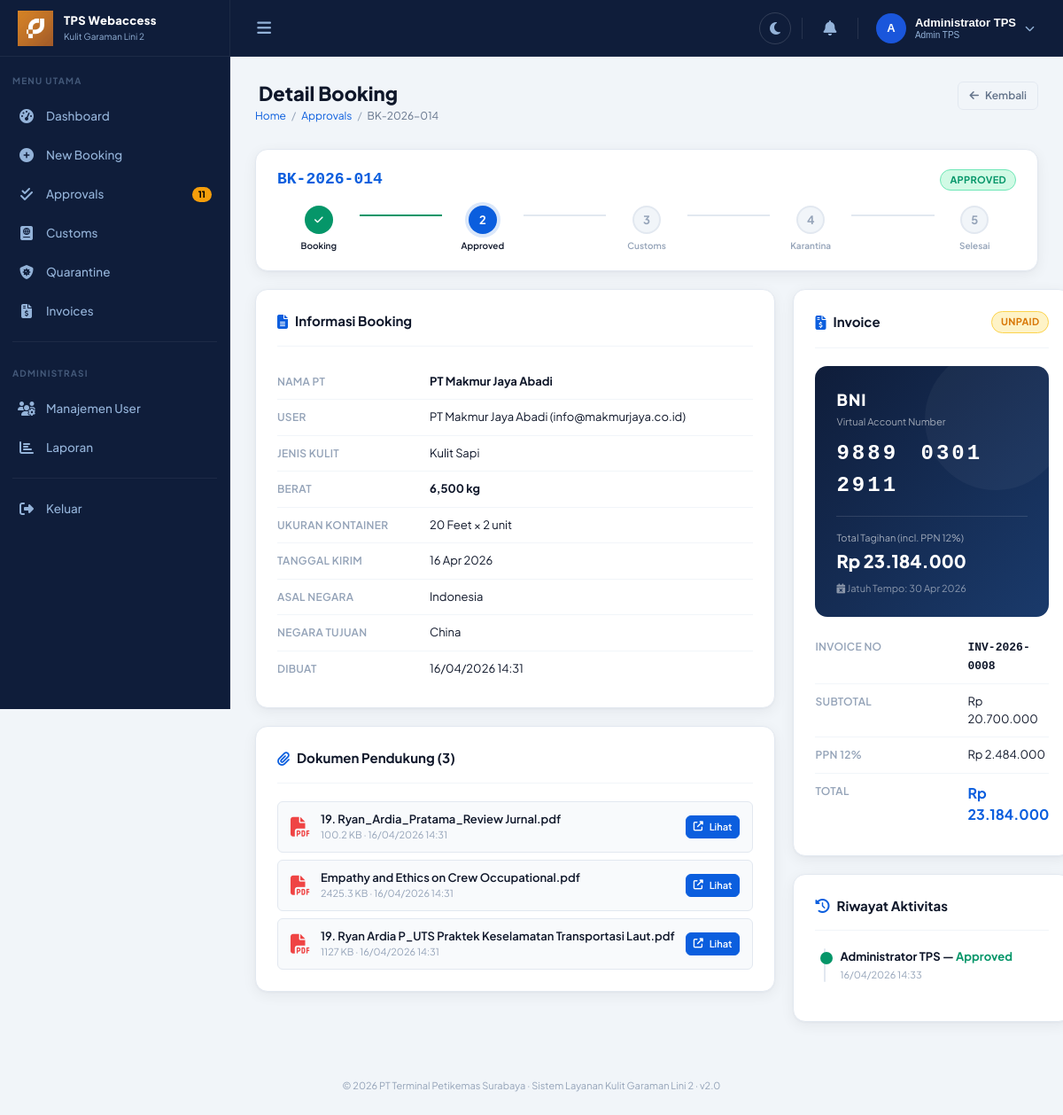
/pages/booking_detail.php?id=360 (signed in), run on the app's committed database.
### tables this page shows
CREATE TABLE bookings (id INTEGER PRIMARY KEY AUTOINCREMENT, booking_no TEXT UNIQUE NOT NULL, user_id INTEGER, nama_pt TEXT NOT NULL, jenis_kulit TEXT NOT NULL, berat REAL NOT NULL, ukuran_kontainer TEXT NOT NULL, jumlah_kontainer INTEGER DEFAULT 1, tanggal_kirim DATE NOT NULL, asal_negara TEXT DEFAULT 'Indonesia', tujuan_negara TEXT, catatan TEXT, status TEXT DEFAULT 'pending', created_at DATETIME DEFAULT CURRENT_TIMESTAMP, updated_at DATETIME DEFAULT CURRENT_TIMESTAMP, FOREIGN KEY(user_id) REFERENCES users(id));

CREATE TABLE users (id INTEGER PRIMARY KEY AUTOINCREMENT, username TEXT UNIQUE NOT NULL, password TEXT NOT NULL, full_name TEXT NOT NULL, role TEXT NOT NULL DEFAULT 'user', company TEXT, email TEXT, phone TEXT, avatar_color TEXT DEFAULT '#0b5ede', dark_mode INTEGER DEFAULT 0, is_active INTEGER DEFAULT 1, reset_token TEXT, reset_token_expiry DATETIME, last_login DATETIME, created_at DATETIME DEFAULT CURRENT_TIMESTAMP);

CREATE TABLE booking_documents (id INTEGER PRIMARY KEY AUTOINCREMENT, booking_id INTEGER NOT NULL, filename TEXT NOT NULL, original_name TEXT NOT NULL, file_size INTEGER DEFAULT 0, file_type TEXT, uploaded_by INTEGER, doc_type TEXT DEFAULT 'pendukung', created_at DATETIME DEFAULT CURRENT_TIMESTAMP);

CREATE TABLE invoices (id INTEGER PRIMARY KEY AUTOINCREMENT, booking_id INTEGER NOT NULL, invoice_no TEXT UNIQUE NOT NULL, subtotal REAL NOT NULL, tax REAL NOT NULL DEFAULT 0, total_amount REAL NOT NULL, status TEXT DEFAULT 'unpaid', payment_method TEXT, payment_va_number TEXT, payment_bank TEXT, due_date DATE, paid_at DATETIME, created_at DATETIME DEFAULT CURRENT_TIMESTAMP);

CREATE TABLE approvals (id INTEGER PRIMARY KEY AUTOINCREMENT, booking_id INTEGER NOT NULL, approved_by INTEGER, action TEXT NOT NULL, catatan TEXT, created_at DATETIME DEFAULT CURRENT_TIMESTAMP);

### pages/booking_detail.php (the view, shortened to what this page needs)
<?php
require_once '../includes/config.php';
$db=getDB(); $u=user();
$id=(int)($_GET['id']??0);
$stmt=$db->prepare("SELECT b.*,u.full_name as uname,u.email as uemail,u.company FROM bookings b LEFT JOIN users u ON b.user_id=u.id WHERE b.id=?");
$stmt->execute([$id]); $b=$stmt->fetch();
$docs  = $db->prepare("SELECT * FROM booking_documents WHERE booking_id=? ORDER BY created_at"); $docs->execute([$id]); $docs=$docs->fetchAll();
$alog  = $db->prepare("SELECT a.*,u.full_name FROM approvals a LEFT JOIN users u ON a.approved_by=u.id WHERE a.booking_id=? ORDER BY a.created_at"); $alog->execute([$id]); $alog=$alog->fetchAll();
$inv   = $db->prepare("SELECT * FROM invoices WHERE booking_id=?"); $inv->execute([$id]); $inv=$inv->fetch();
$stepsMap=['pending'=>0,'approved'=>1,'customs'=>2,'quarantine'=>3,'completed'=>4];
$curStep=isset($stepsMap[$b['status']])?$stepsMap[$b['status']]:-1;
$isRej=$b['status']==='rejected';
include '../includes/layout.php';
?>
<div class="page-hero fade-in">
  <div class="page-hero-inner">
    <div>
      <div class="page-title"><i class="fas fa-file-search" style="color:var(--primary)"></i> Detail Booking</div>
      <div class="breadcrumb">
        <a href="dashboard.php">Home</a><span class="breadcrumb-sep">/</span>
        <?php if(isRole('user')): ?><a href="my_bookings.php">Status Booking</a><?php else: ?><a href="approvals.php">Approvals</a><?php endif; ?>
        <span class="breadcrumb-sep">/</span><span class="breadcrumb-current"><?= htmlspecialchars($b['booking_no']) ?></span>
      </div>
    </div>
    <div style="display:flex;gap:8px">
      <?php if(isRole('user')): ?>
      <a href="my_bookings.php" class="btn btn-secondary btn-sm"><i class="fas fa-arrow-left"></i> Kembali</a>
      <?php else: ?>
      <a href="approvals.php" class="btn btn-secondary btn-sm"><i class="fas fa-arrow-left"></i> Kembali</a>
      <?php endif; ?>
    </div>
  </div>
</div>
<div class="card fade-in" style="padding:20px 24px">
  <div style="display:flex;align-items:center;justify-content:space-between;margin-bottom:16px;flex-wrap:wrap;gap:8px">
    <span style="font-size:18px;font-weight:800;color:var(--primary);font-family:var(--font-mono)"><?= htmlspecialchars($b['booking_no']) ?></span>
    <?= badge($b['status']) ?>
  </div>
  <?php if(!$isRej): ?>
  <div class="step-bar">
    <?php $steps=[['Booking','fa-file-alt'],['Approved','fa-check-double'],['Customs','fa-passport'],['Karantina','fa-shield-virus'],['Selesai','fa-trophy']];
    foreach($steps as $si=>$st): $isDone=$curStep>$si; $isCur=$curStep===$si; ?>
    <div class="step-item <?= $isDone?'done':($isCur?'active':'') ?>" style="flex:1">
      <div class="step-circle <?= $isDone?'done':($isCur?'active':'pending') ?>">
        <?php if($isDone) echo '<i class="fas fa-check" style="font-size:11px"></i>'; else echo ($si+1); ?>
      </div>
      <div class="step-lbl"><?= $st[0] ?></div>
    </div>
    <?php if($si<count($steps)-1): ?><div class="step-line <?= $isDone?'done':'' ?>"></div><?php endif; endforeach; ?>
  </div>
  <?php else: ?>
  <div class="alert alert-danger" style="margin:0"><i class="fas fa-times-circle"></i><div><strong>Booking Ditolak</strong><?php $lr=end($alog); if($lr&&$lr['action']==='reject') echo ' — '.htmlspecialchars($lr['catatan']); ?></div></div>
  <?php endif; ?>
</div>
<div style="display:grid;grid-template-columns:3fr 2fr;gap:20px;align-items:start">
  <div>
    <div class="card fade-in fade-in-1">
      <div class="card-header"><div class="card-title"><i class="fas fa-file-alt"></i> Informasi Booking</div></div>
      <div class="info-row"><div class="info-lbl">Nama PT</div><div class="info-val"><strong><?= htmlspecialchars($b['nama_pt']) ?></strong></div></div>
      <div class="info-row"><div class="info-lbl">User</div><div class="info-val"><?= htmlspecialchars($b['uname']??'-') ?> (<?= htmlspecialchars($b['uemail']??'-') ?>)</div></div>
      <div class="info-row"><div class="info-lbl">Jenis Kulit</div><div class="info-val"><?= htmlspecialchars($b['jenis_kulit']) ?></div></div>
      <div class="info-row"><div class="info-lbl">Berat</div><div class="info-val"><strong><?= number_format($b['berat']) ?> kg</strong></div></div>
      <div class="info-row"><div class="info-lbl">Ukuran Kontainer</div><div class="info-val"><?= htmlspecialchars($b['ukuran_kontainer']) ?> × <?= $b['jumlah_kontainer'] ?> unit</div></div>
      <div class="info-row"><div class="info-lbl">Tanggal Kirim</div><div class="info-val"><?= fmtDate($b['tanggal_kirim']) ?></div></div>
      <div class="info-row"><div class="info-lbl">Asal Negara</div><div class="info-val"><?= htmlspecialchars($b['asal_negara']??'-') ?></div></div>
      <div class="info-row"><div class="info-lbl">Negara Tujuan</div><div class="info-val"><?= htmlspecialchars($b['tujuan_negara']??'-') ?></div></div>
      <div class="info-row"><div class="info-lbl">Dibuat</div><div class="info-val"><?= date('d/m/Y H:i',strtotime($b['created_at'])) ?></div></div>
    </div>
    <div class="card fade-in fade-in-2">
      <div class="card-header">
        <div class="card-title"><i class="fas fa-paperclip"></i> Dokumen Pendukung (<?= count($docs) ?>)</div>
      </div>
      <?php if(empty($docs)): ?>
      <div style="text-align:center;padding:24px;color:var(--text-muted)"><i class="fas fa-folder-open" style="font-size:32px;display:block;margin-bottom:8px"></i>Tidak ada dokumen</div>
      <?php else: ?>
      <div class="file-list">
        <?php foreach($docs as $d): ?>
        <div class="file-item">
          <?= fileIcon($d['original_name']) ?>
          <div class="file-item-info">
            <div class="file-item-name"><?= htmlspecialchars($d['original_name']) ?></div>
            <div class="file-item-size"><?= round($d['file_size']/1024,1) ?> KB · <?= date('d/m/Y H:i',strtotime($d['created_at'])) ?></div>
          </div>
          <a href="/assets/uploads/documents/<?= htmlspecialchars($d['filename']) ?>" target="_blank" class="btn btn-xs btn-primary"><i class="fas fa-external-link-alt"></i> Lihat</a>
        </div>
        <?php endforeach; ?>
      </div>
      <?php endif; ?>
    </div>
  </div>
  <div>
    <?php if($inv): ?>
    <div class="card fade-in fade-in-1">
      <div class="card-header"><div class="card-title"><i class="fas fa-file-invoice-dollar"></i> Invoice</div><?= badge($inv['status']) ?></div>
      <?php if($inv['status']==='unpaid'): ?>
      <div class="va-card" style="margin-bottom:14px">
        <div class="va-bank"><?= htmlspecialchars($inv['payment_bank']) ?></div>
        <div class="va-label">Virtual Account Number</div>
        <div class="va-number"><?= implode(' ',str_split($inv['payment_va_number'],4)) ?></div>
        <div class="va-amount"><div class="label">Total Tagihan (incl. PPN 12%)</div><div class="value"><?= fmtRp($inv['total_amount']) ?></div></div>
        <div class="va-expire"><i class="fas fa-calendar-times"></i> Jatuh Tempo: <?= fmtDate($inv['due_date']) ?></div>
      </div>
      <?php endif; ?>
      <div class="info-row"><div class="info-lbl">Invoice No</div><div class="info-val"><strong style="font-family:var(--font-mono)"><?= htmlspecialchars($inv['invoice_no']) ?></strong></div></div>
      <div class="info-row"><div class="info-lbl">Subtotal</div><div class="info-val"><?= fmtRp($inv['subtotal']) ?></div></div>
      <div class="info-row"><div class="info-lbl">PPN 12%</div><div class="info-val"><?= fmtRp($inv['tax']) ?></div></div>
      <div class="info-row"><div class="info-lbl">Total</div><div class="info-val"><strong style="font-size:16px;color:var(--primary)"><?= fmtRp($inv['total_amount']) ?></strong></div></div>
    </div>
    <?php endif; ?>
    <div class="card fade-in fade-in-2">
      <div class="card-header"><div class="card-title"><i class="fas fa-history"></i> Riwayat Aktivitas</div></div>
      <?php if(empty($alog)): ?>
      <div style="text-align:center;padding:20px;color:var(--text-muted);font-size:13px">Belum ada aktivitas</div>
      <?php else: ?>
      <div class="timeline">
        <?php foreach(array_reverse($alog) as $al): ?>
        <div class="tl-item <?= $al['action']==='approve'?'done':($al['action']==='reject'?'rejected':'current') ?>">
          <div class="tl-title"><?= htmlspecialchars($al['full_name']??'System') ?> — <?= $al['action']==='approve'?'<span style="color:var(--success)">Approved</span>':'<span style="color:var(--danger)">Rejected</span>' ?></div>
          <div class="tl-sub"><?= date('d/m/Y H:i',strtotime($al['created_at'])) ?></div>
        </div>
        <?php endforeach; ?>
      </div>
      <?php endif; ?>
    </div>
  </div>
</div>
<?php include '../includes/layout_footer.php'; ?>

### includes/config.php (shortened to what this page needs)
<?php
function user(): ?array
{
    return $_SESSION['user'] ?? null;
}
function isRole(string ...$roles): bool
{
    $u = user();
    return $u && in_array($u['role'], $roles);
}
function badge(string $status): string
{
    $map = [
        'pending' => 'badge-pending',
        'approved' => 'badge-approved',
        'rejected' => 'badge-rejected',
        'customs' => 'badge-customs',
        'quarantine' => 'badge-quarantine',
        'completed' => 'badge-completed',
        'unpaid' => 'badge-unpaid',
        'paid' => 'badge-paid',
        'clear' => 'badge-clear',
        'hold' => 'badge-hold'
    ];
    $cls = $map[$status] ?? 'badge-pending';
    return "<span class='badge {$cls}'>" . ucfirst($status) . "</span>";
}
function fileIcon(string $name): string
{
    $ext = strtolower(pathinfo($name, PATHINFO_EXTENSION));
    if ($ext === 'pdf') return '<i class="fas fa-file-pdf" style="color:#ef4444;font-size:22px"></i>';
    return '<i class="fas fa-file" style="color:#64748b;font-size:22px"></i>';
}
function fmtRp(float $n): string
{
    return 'Rp ' . number_format($n, 0, ',', '.');
}
function fmtDate(string $d): string
{
    $m = [
        '01' => 'Jan',
        '02' => 'Feb',
        '03' => 'Mar',
        '04' => 'Apr',
        '05' => 'Mei',
        '06' => 'Jun',
        '07' => 'Jul',
        '08' => 'Agu',
        '09' => 'Sep',
        '10' => 'Okt',
        '11' => 'Nov',
        '12' => 'Des'
    ];
    $p = explode('-', $d);
    return ($p[2] ?? '') . ' ' . ($m[$p[1] ?? ''] ?? '') . ' ' . ($p[0] ?? '');
}

### data on the page
bookings: booking_no "BK-2026-014", status "APPROVED", nama_pt "PT Makmur Jaya Abadi", user.full_name "PT Makmur Jaya Abadi", user.email "info@makmurjaya.co.id", jenis_kulit "Kulit Sapi", berat "6,500", ukuran_kontainer "20 Feet", jumlah_kontainer "2", tanggal_kirim "16 Apr 2026", asal_negara "Indonesia", tujuan_negara "China", created_at "16/04/2026 14:31"
booking_documents: original_name "19. Ryan_Ardia_Pratama_Review Jurnal.pdf", $d['file_size']/1024 "100.2", created_at "16/04/2026 14:31"
booking_documents: original_name "Empathy and Ethics on Crew Occupational.pdf", $d['file_size']/1024 "2425.3", created_at "16/04/2026 14:31"
booking_documents: original_name "19. Ryan Ardia P_UTS Praktek Keselamatan Transportasi Laut.pdf", $d['file_size']/1024 "1127", created_at "16/04/2026 14:31"
invoices: status "UNPAID", payment_bank "BNI", payment_va_number "9889 0301 2911", total_amount "Rp 23.184.000", due_date "30 Apr 2026", invoice_no "INV-2026-0008", subtotal "Rp 20.700.000", tax "Rp 2.484.000"
approvals: users.full_name "Administrator TPS", action "Approved", created_at "16/04/2026 14:33"

### other printed values
substr($u['full_name'], 0, 1) "A"
$u['full_name'] "Administrator TPS"
roleLabel($u['role']) "Admin TPS"
$pendingCount "11"
$st[0] "Booking"
$st[0] "Approved"
$st[0] "Customs"
$st[0] "Karantina"
$st[0] "Selesai"
count($docs) "3"
